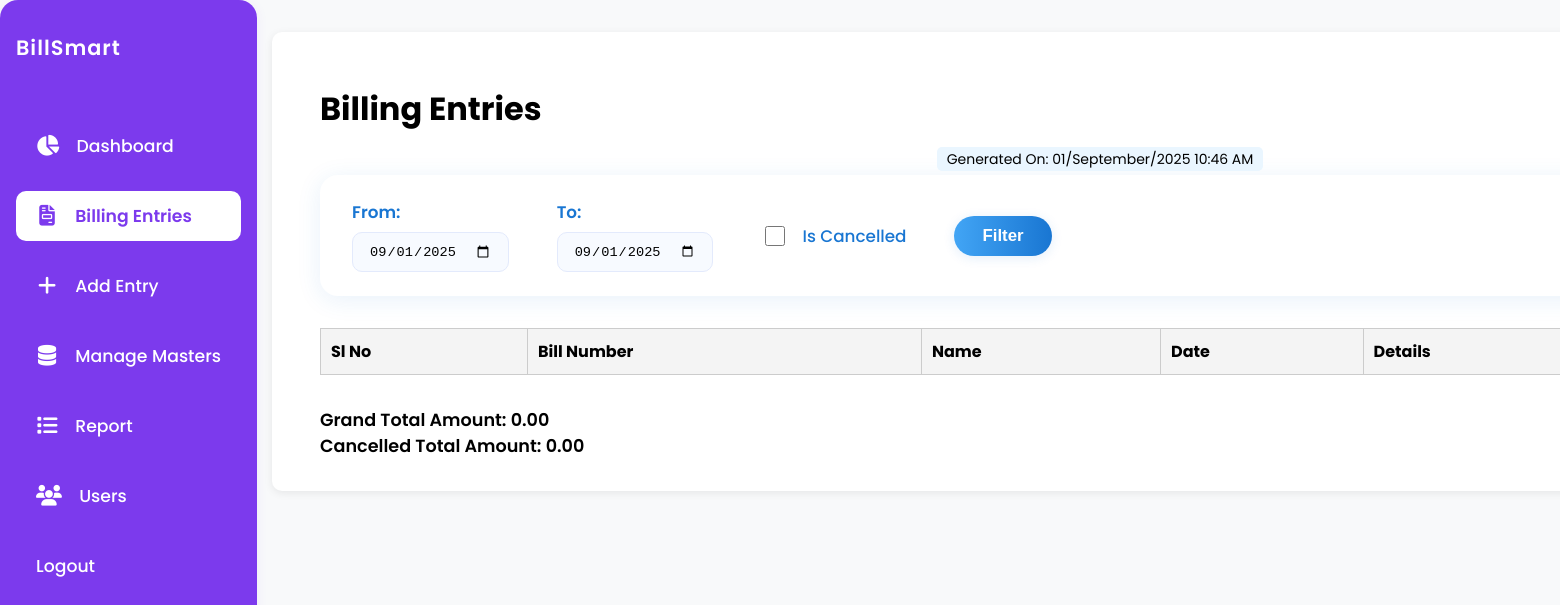
Page / (signed in) on the earlier database version.
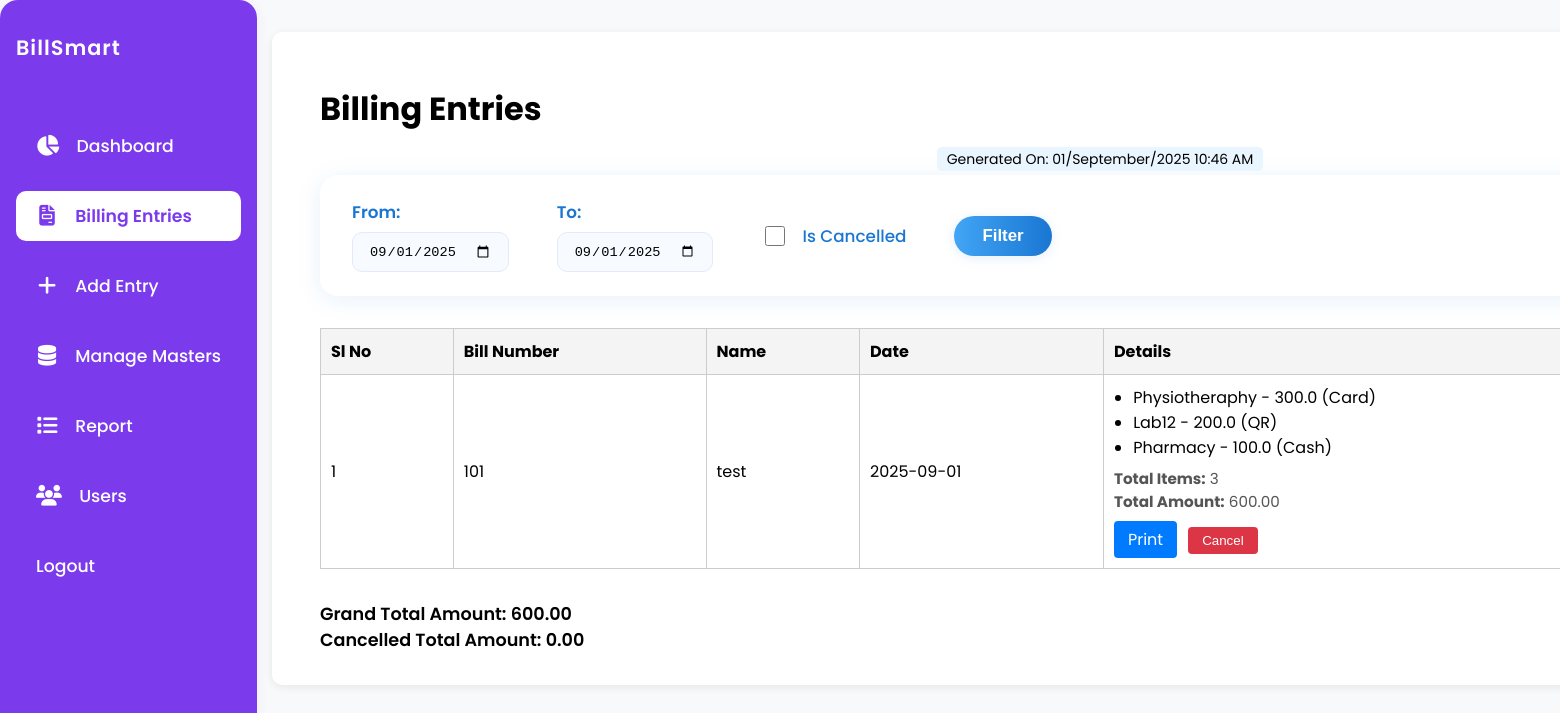
Same page on the later database version.
### app.py (models this page shows)
class HeaderEntry(db.Model):
    id = db.Column(db.Integer, primary_key=True)
    op_bill_no = db.Column(db.String(50), nullable=False)
    patient_name = db.Column(db.String(100), nullable=False)
    date = db.Column(db.Date, nullable=False)
    is_cancelled = db.Column(db.Boolean, default=False, nullable=False)
    created_at = db.Column(db.DateTime, default=lambda: datetime.now(IST), nullable=False)
    updated_at = db.Column(db.DateTime, default=lambda: datetime.now(IST), onupdate=lambda: datetime.now(IST), nullable=False)
    details = db.relationship('DetailsEntry', backref='header', lazy=True)

class DetailsEntry(db.Model):
    id = db.Column(db.Integer, primary_key=True)
    header_id = db.Column(db.Integer, db.ForeignKey('header_entry.id'), nullable=False)
    category_id = db.Column(db.Integer, db.ForeignKey('category.id'), nullable=False)
    amount = db.Column(db.Float, nullable=False)
    payment_type_id = db.Column(db.Integer, db.ForeignKey('payment_type.id'), nullable=False)
    category = db.relationship('Category', backref='details_entries')
    payment_type = db.relationship('PaymentType', backref='details_entries')

class Category(db.Model):
    id = db.Column(db.Integer, primary_key=True)
    name = db.Column(db.String(100), unique=True, nullable=False)

class PaymentType(db.Model):
    id = db.Column(db.Integer, primary_key=True)
    name = db.Column(db.String(100), unique=True, nullable=False)

### app.py (the view)
@app.route('/', methods=['GET', 'POST'])
@login_required
def index():
    today_str = datetime.now().strftime('%Y-%m-%d')
    from_date = request.args.get('from_date', today_str)
    to_date = request.args.get('to_date', today_str)
    is_cancelled = request.args.get('is_cancelled')
    if request.method == 'POST' and 'cancel_id' in request.form:
        header = HeaderEntry.query.get(int(request.form['cancel_id']))
        if header and not header.is_cancelled:
            header.is_cancelled = True
            header.updated_at = datetime.now(IST)
            db.session.commit()
    from_dt = datetime.strptime(from_date, '%Y-%m-%d').date()
    to_dt = datetime.strptime(to_date, '%Y-%m-%d').date()
    query = HeaderEntry.query.filter(HeaderEntry.date >= from_dt, HeaderEntry.date <= to_dt)
    if is_cancelled:
        query = query.filter(HeaderEntry.is_cancelled == True)
    headers = query.order_by(HeaderEntry.id.desc()).all()
    bills = []
    grand_total = 0.0
    cancelled_total = 0.0
    for header in headers:
        details = DetailsEntry.query.filter_by(header_id=header.id).all()
        total_amount = sum(d.amount for d in details)
        total_items = len(details)
        bills.append({
            'header': header,
            'details': details,
            'total_amount': total_amount,
            'total_items': total_items
        })
        if header.is_cancelled:
            cancelled_total += total_amount
        else:
            grand_total += total_amount
    printed_datetime = datetime.now().strftime('%d/%B/%Y %I:%M %p')
    return render_template('index.html', bills=bills, from_date=from_date, to_date=to_date, grand_total=grand_total, cancelled_total=cancelled_total, printed_datetime=printed_datetime)

### app.py (called while the page is built, shortened)
def login_required(f):
    @wraps(f)
    def decorated_function(*args, **kwargs):
        if 'user_id' not in session:
            return redirect(url_for('login'))
        return f(*args, **kwargs)
    return decorated_function

@app.context_processor
def inject_usertype():
    return dict(session=session)

@app.template_filter('datetime')
def format_datetime(value, format='%d/%B/%Y'):
    if not value:
        return ''
    if isinstance(value, str):
        try:
            value = datetime.strptime(value, '%Y-%m-%d')
        except Exception:
            return value
    return value.strftime(format)

@app.before_request
def daily_backup():
    if not os.path.exists(BACKUP_DIR):
        os.makedirs(BACKUP_DIR)
    today = datetime.now().strftime('%Y-%m-%d')
    last_backup = None
    if os.path.exists(LAST_BACKUP_FILE):
        with open(LAST_BACKUP_FILE, 'r') as f:
            last_backup = f.read().strip()

### templates/index.html (shortened to what this page needs)
<!DOCTYPE html>
<html lang="en">
<head>
</head>
<body>
    <div class="container" style="max-width:100vw; width:100vw; padding:32px 40px 32px 48px;">
        {% include '_navbar.html' %}
        <h1>Billing Entries</h1>
        <div style="text-align:center; font-size:14px; margin-bottom:5px;">
            <span style="background:#eaf6ff; padding:2px 10px; border-radius:5px;">Generated On: {{ printed_datetime }}</span>
        </div>
        <form method="get" action="{{ url_for('index') }}" class="filter-form">
            <label class="card-label">
                <span class="card-label-text">From:</span>
                <input type="date" name="from_date" value="{{ from_date }}" class="card-input">
            </label>
            <label class="card-label">
                <span class="card-label-text">To:</span>
                <input type="date" name="to_date" value="{{ to_date }}" class="card-input">
            </label>
            <label class="card-checkbox-label">
                <input type="checkbox" name="is_cancelled" value="1" {% if request.args.get('is_cancelled') %}checked{% endif %} class="card-checkbox">
                <span class="card-checkbox-text">Is Cancelled</span>
            </label>
            <button type="submit" class="card-btn">Filter</button>
        </form>
        <table>
            <tr>
                <th>Sl No</th>
                <th>Bill Number</th>
                <th>Name</th>
                <th>Date</th>
                <th>Details</th>
            </tr>
            {% for bill in bills %}
            <tr{% if bill.header.is_cancelled %} style="background-color: #e0e0e0; color: #888;"{% endif %}>
                <td>{{ bill.header.id }}</td>
                <td>{{ bill.header.op_bill_no }}</td>
                <td>{{ bill.header.patient_name }}</td>
                <td>{{ bill.header.date|datetime('%Y-%m-%d') }}</td>
                <td>
                    <ul>
                    {% for detail in bill.details %}
                        <li>{{ detail.category.name }} - {{ detail.amount }} ({{ detail.payment_type.name }})</li>
                    {% endfor %}
                    </ul>
                    <div style="font-size:0.95em; color:#555; margin-top:0.5em;">
                        <b>Total Items:</b> {{ bill.total_items }}<br>
                        <b>Total Amount:</b> {{ '%.2f' % bill.total_amount }}
                    </div>
                    <a href="{{ url_for('print_bill', header_id=bill.header.id) }}" target="_blank" style="display:inline-block;margin-top:0.5em;background:#007bff;color:#fff;padding:6px 14px;border-radius:4px;text-decoration:none;">Print</a>
                    {% if not bill.header.is_cancelled %}
                    <button type="button" onclick="cancelBill('{{ bill.header.id }}')" style="background:#dc3545; color:#fff; border:none; border-radius:4px; padding:6px 14px; margin-left:0.5em;">Cancel</button>
                    {% endif %}
                </td>
                          </tr>
            {% endfor %}
        </table>
        <div style="font-weight:600; font-size:1.1em; margin-top:1em;">
            Grand Total Amount: {{ '%.2f' % grand_total }}<br>
            Cancelled Total Amount: {{ '%.2f' % cancelled_total }}
        </div>
    </div>
</body>
</html>

Differences in the rows shown:
now on this page (row edited): HeaderEntry: header.id "1", header.op_bill_no "101", header.patient_name "test", header "2025-09-01"
now on this page (row edited): DetailsEntry: category.name "Physiotheraphy", amount "300.0", payment_type.name "Card"
now on this page (row edited): DetailsEntry: category.name "Lab12", amount "200.0", payment_type.name "QR"
now on this page (row edited): DetailsEntry: category.name "Pharmacy", amount "100.0", payment_type.name "Cash"
Other differences:
{{ '%.2f' % grand_total }}: "0.00" → "600.00"
new list line: "Total Items: 3 Total Amount: 600.00 Print Cancel"
